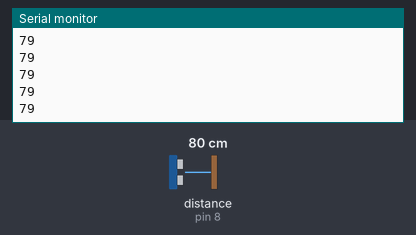
Recording of a sketch running on a simulated Arduino Uno, built with avr-gcc and run on an emulated ATmega328P. On the bench: the last lines printed to the serial monitor. Wiring (inferred from the names in the program): ultrasonic range finder: trigger pin 9; echo pin 8. The test bench sets the inputs (shaded band); at power-on: distance to the obstacle (sensor on pin 8) 80 cm. The echo pulse lasts 58.3 µs per cm.

Above: at 1.2 s.
1.3 s: distance to the obstacle (sensor on pin 8) set to 2 cm
At 1.38 s:
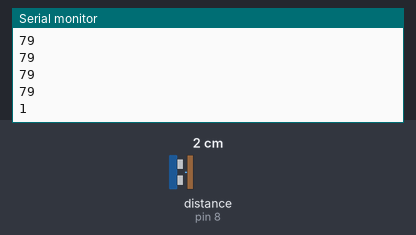
2.8 s: distance to the obstacle (sensor on pin 8) set to 4 cm
At 2.89 s:
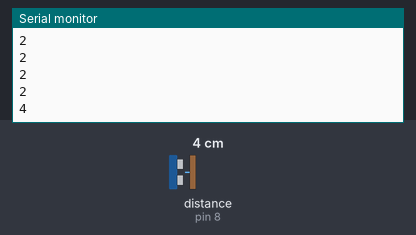
Timing chart, 0 to 5.8 s (numbered marks = the images above; inputs shaded):
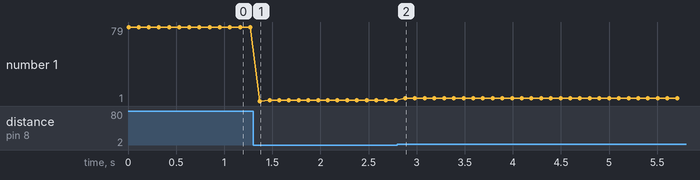

Measured:
- after the input at 1.3 s, the serial monitor: prints a new line after 0.07 s (image 1)
- after the input at 2.8 s, the serial monitor: prints a new line after 0.08 s (image 2)
- plotted number 1: 79 → 2 after the input at 1.3 s, 2 → 4 after the input at 2.8 s

The sketch:

ultrasonic_first_data.ino
```cpp
#define PIN_TRIG_L 11
#define PIN_ECHO_L 12
#define PIN_TRIG_C 9
#define PIN_ECHO_C 8
#define PIN_TRIG_R 3
#define PIN_ECHO_R 2


void setup() {

  Serial.begin (9600);

  pinMode(PIN_TRIG_L, OUTPUT);
  pinMode(PIN_ECHO_L, INPUT);
  pinMode(PIN_TRIG_C, OUTPUT);
  pinMode(PIN_ECHO_C, INPUT);
  pinMode(PIN_TRIG_R, OUTPUT);
  pinMode(PIN_ECHO_R, INPUT);
}


long duration, distance, RightSensor,BackSensor,FrontSensor,LeftSensor;


void loop() {

  //SonarSensor(PIN_TRIG_L, PIN_ECHO_L);
  //LeftSensor = distance;
  SonarSensor(PIN_TRIG_C, PIN_ECHO_C);
  FrontSensor = distance;
  //SonarSensor(PIN_TRIG_R, PIN_ECHO_R);
  //RightSensor = distance;

  //Serial.print(LeftSensor);
  //Serial.print(" ");
  Serial.println(FrontSensor);
  //Serial.print(" ");
  //Serial.println(RightSensor);
  delay(100);
}


void SonarSensor(int trigPin, int echoPin) {
  digitalWrite(trigPin, LOW);
  delayMicroseconds(2);
  digitalWrite(trigPin, HIGH);
  delayMicroseconds(10);
  digitalWrite(trigPin, LOW);
  delayMicroseconds(10);
  duration = pulseIn(echoPin, HIGH);
  distance = (duration/2) / 29.1;

}
```
